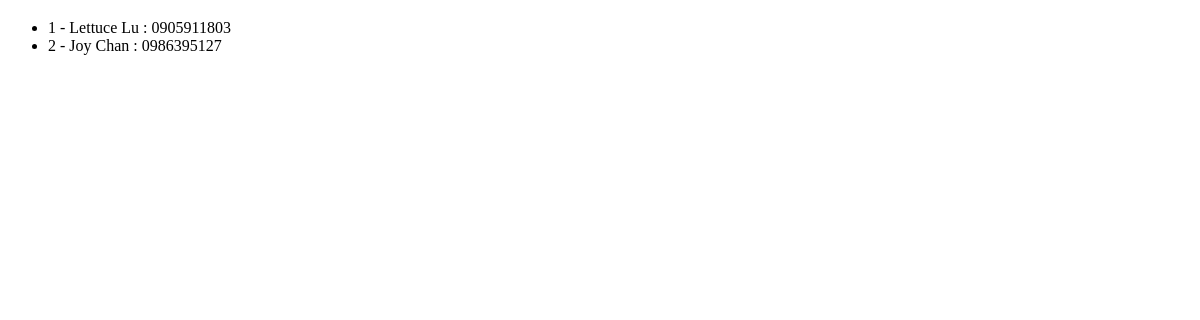
Page /user/list on the earlier database version.
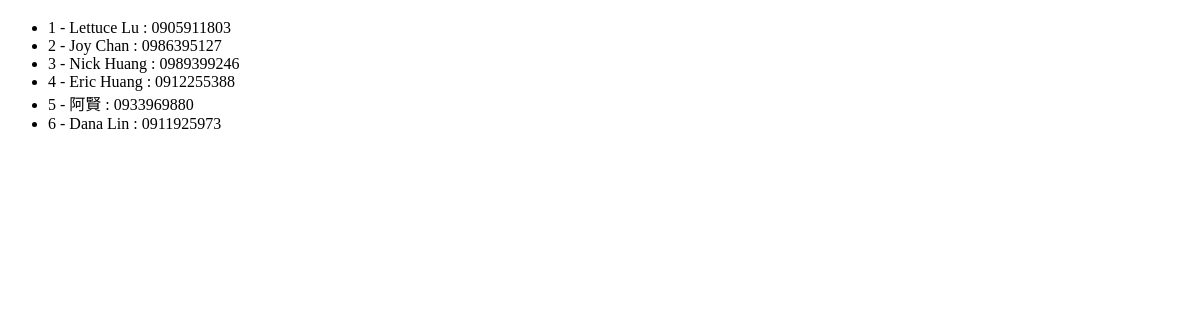
Same page on the later database version.
### myBackupApp/models.py (models this page shows)
class UserEntity(models.Model):
    name = models.CharField(max_length=30)
    age = models.IntegerField(default=0)
    phone = models.CharField(max_length=10)
    def __str__(self):
        return self.name
    class Meta:
        db_table = 't_user'
        verbose_name = '用戶管理'
        verbose_name_plural = verbose_name

### myBackupApp/views.py (the view)
# urls.py: path('list', user_list),
def user_list(request):
    users = UserEntity.objects.all()
    print(users)
    return render(request, 'user/list.html', locals())

### templates/user/list.html (shortened to what this page needs)
<!DOCTYPE html>
<html lang="en">
<head>
</head>
<body>
    <ul>
        {% for user in users %}
            <li>{{ user.id }} - {{ user.name }} : {{ user.phone }}</li>
        {% endfor %}
    </ul>
</body>
</html>

Differences in the rows shown:
added UserEntity: id "3", name "Nick Huang", phone "0989399246"
added UserEntity: id "4", name "Eric Huang", phone "0912255388"
added UserEntity: id "5", name "阿賢", phone "0933969880"
added UserEntity: id "6", name "Dana Lin", phone "0911925973"
